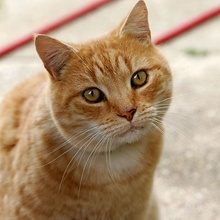
%> input picture ImageTest.jpg, 220 x 220 px, shrunk from 481 x 480 before the run
$ octave --eval "result = Mycanny(imread('ImageTest.jpg'));"   (GNU Octave 9; MATLAB toolbox functions it lacks are replaced by stand-ins)
%> lines starting %> are read from the running program, lines starting %| are printed output that depends on the picture
### vpadding.m
function I = vpadding(A, coef)
    c = floor(coef / 2);
    [n, m,k] = size(A);
    if k == 3
        R = A(:, :, 1);
        G = A(:, :, 2);
        B = A(:, :, 3);

        I_R = uint8(zeros(n + 2 * c, m + 2 * c));
        I_G = uint8(zeros(n + 2 * c, m + 2 * c));
        I_B = uint8(zeros(n + 2 * c, m + 2 * c));

        I_R(c + 1:c + n, c + 1:c + m) = R;
        I_G(c + 1:c + n, c + 1:c + m) = G;
        I_B(c + 1:c + n, c + 1:c + m) = B;

        I_R(1:c, c + 1:c + m) = repmat(R(1, :), c, 1);
        I_R(n + c + 1:end, c + 1:c + m) = repmat(R(end, :), c, 1);
        I_R(:, 1:c) = repmat(I_R(:, c + 1), 1, c);
        I_R(:, m + c + 1:end) = repmat(I_R(:, m + c), 1, c);

        I_G(1:c, c + 1:c + m) = repmat(G(1, :), c, 1);
        I_G(n + c + 1:end, c + 1:c + m) = repmat(G(end, :), c, 1);
        I_G(:, 1:c) = repmat(I_G(:, c + 1), 1, c);
        I_G(:, m + c + 1:end) = repmat(I_G(:, m + c), 1, c);

        I_B(1:c, c + 1:c + m) = repmat(B(1, :), c, 1);
        I_B(n + c + 1:end, c + 1:c + m) = repmat(B(end, :), c, 1);
        I_B(:, 1:c) = repmat(I_B(:, c + 1), 1, c);
        I_B(:, m + c + 1:end) = repmat(I_B(:, m + c), 1, c);

        I = cat(3, I_R, I_G, I_B);
    else
        I = uint8(zeros(n + 2 * c, m + 2 * c));

        I(c + 1:c + n, c + 1:c + m) = A;
        I(1:c, c + 1:c + m) = repmat(A(1, :), c, 1);
        I(n + c + 1:end, c + 1:c + m) = repmat(A(end, :), c, 1);
        I(:, 1:c) = repmat(I(:, c + 1), 1, c);
        I(:, m + c + 1:end) = repmat(I(:, m + c), 1, c);
    end
end

### convolution.m
function B = convolution(A, h)
    [n, m, dim] = size(A);

    if dim == 3
        A = rgbtogray(A);
    end

    [l, k] = size(h);
    B = zeros(n, m);

    if mod(l, 2) == 1 && mod(k, 2) == 1

        l = floor(l / 2);
        k = floor(k / 2);

        for x = 1+l : n-l
            for y = 1+k : m-k
                s = 0;
                for i = -l : l
                    for j = -k : k
                        s = s + h(i+l+1, j+k+1) * A(x+i, y+j);
                    end
                end
                B(x, y) = s;
            end
        end
    else
        for x = 1 : n
            for y = 1 : m
                s = 0;
                for i = 1 : size(h, 1)
                    for j = 1 : size(h, 2)
                        if (x + i - 1) <= n && (y + j - 1) <= m
                            s = s + h(i,j) * A(x + i - 1, y + j - 1);
                        end
                    end
                end
                B(x, y) = s;
            end
        end
    end
end

### Mycanny.m
function c = Mycanny(A)
    % Conversion en niveaux de gris si nécessaire
    if size(A, 3) == 3
        A_gr = rgb2gray(A);
    else
        A_gr = A;
    end

    % Lissage avec un noyau gaussien
    A_gr = vpadding(A_gr, 5);
    B = 1 / 159 * [2 4 5 4 2; 4 9 12 9 4; 5 12 15 12 5; 4 9 12 9 4; 2 4 5 4 2];
    A2 = convolution(double(A_gr), B);

    % Filtrage Sobel pour détecter les gradients
    Sobx = [-1 0 1; -2 0 2; -1 0 1];
    Soby = [1 2 1; 0 0 0; -1 -2 -1];
    Gx = conv2(A2, Sobx);
    Gy = conv2(A2, Soby);

    % Calcul de la magnitude et de la phase des gradients
    F2 = sqrt(Gx.^2 + Gy.^2);
    phase = atan2(Gy, Gx);

    % Suppression des non-maxima
    [n, m] = size(F2);
    img = F2;
    for i = 2:n-1
        for j = 2:m-1
            angle = phase(i, j);
            if ((angle > -pi/8 && angle < pi/8) || (angle < -7*pi/8 && angle > 7*pi/8))
                if F2(i, j) <= F2(i, j-1) || F2(i, j) <= F2(i, j+1)
                    img(i, j) = 0;
                end
            elseif ((angle > pi/8 && angle < 3*pi/8) || (angle < -5*pi/8 && angle > -7*pi/8))
                if F2(i, j) <= F2(i-1, j+1) || F2(i, j) <= F2(i+1, j-1)
                    img(i, j) = 0;
                end
            elseif ((angle > 3*pi/8 && angle < 5*pi/8) || (angle < -3*pi/8 && angle > -5*pi/8))
                if F2(i, j) <= F2(i-1, j) || F2(i, j) <= F2(i+1, j)
                    img(i, j) = 0;
                end
            else
                if F2(i, j) <= F2(i-1, j-1) || F2(i, j) <= F2(i+1, j+1)
                    img(i, j) = 0;
                end
            end
        end
    end

    % Application du double seuillage
    vlow = 20;
    vhigh = 80;
    c = zeros(size(img));
    for i = 1:n
        for j = 1:m
            if img(i, j) < vlow
                c(i, j) = 0;
            elseif img(i, j) > vhigh
                c(i, j) = 1;
            else
                c(i, j) = 0.5;
            end
        end
    end

    % Propagation des contours faibles
    for i = 3:n-2
        for j = 3:m-2
            if c(i, j) == 0.5
                if any(any(c(i-2:i+2, j-2:j+2) == 1))
                    c(i, j) = 1;
                else
                    c(i, j) = 0;
                end
            end
        end
    end

    c = logical(c);
end
%> in Mycanny, `A_gr = rgb2gray(A);`:
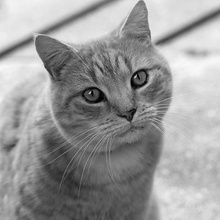
%> A_gr: size 220x220 uint8; min 1, max 249, mean 153.7
%> after the loop in convolution, `for x = 1+l : n-l`:
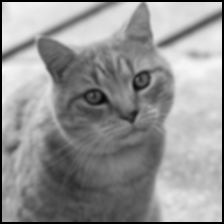
%> B: size 224x224 double; min 0, max 247.6, mean 148.3
%> in Mycanny, `Gy = conv2(A2, Soby);`:
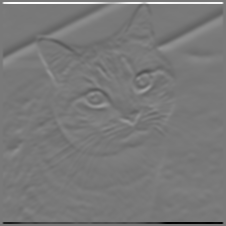
%> Gy: size 226x226 double; min -878.9, max 968.5, mean 0; drawn with min black and max white
%> in Mycanny, `phase = atan2(Gy, Gx);`:
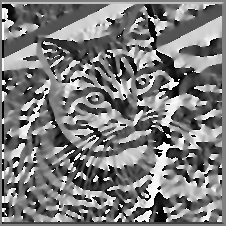
%> phase: size 226x226 double; min -3.14, max 3.14, mean -0.0861; drawn with min black and max white
%> after the loop in Mycanny, `for i = 2:n-1`:
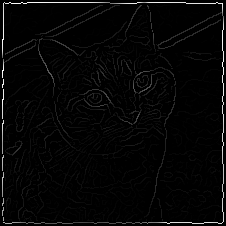
%> img: size 226x226 double; min 0, max 983, mean 23.8; drawn with min black and max white
%> after the loop in Mycanny, `for i = 1:n`:
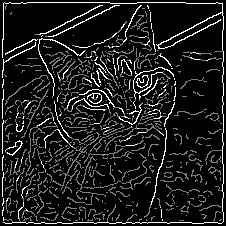
%> c: size 226x226 double; min 0, max 1, mean 0.114
%> after the loop in Mycanny, `for i = 3:n-2`:
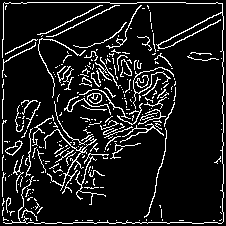
%> c: size 226x226 double; values 0 (black) and 1 (white), 11.1% white in thin lines or dots
%> in Mycanny, `c = logical(c);`: c: size 226x226 logical; 11.1% white in thin lines or dots
